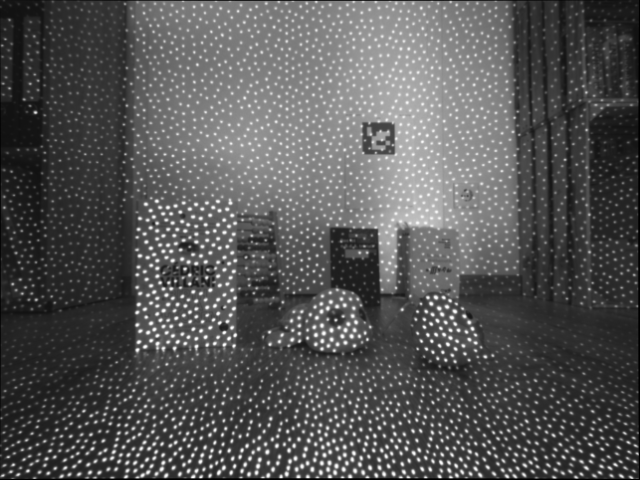
#> input picture AT3DV_2021ss_assignment_2/02_compare_projector/ir1/undist/0000000039.png, 640 x 480 px
$ python task3.py   (older library calls are emulated)
#> lines starting #> are read from the running program, lines starting #| are printed output that depends on the picture
import cv2
import numpy as np
from matplotlib import pyplot as plt

K_ir1 = np.array([[388.425466037048, 0.0, 321.356734811229],
                [0.0, 387.559412128232, 244.543659354387],
                [0.0, 0.0, 1.000000]])
d_ir1 = np.array([0.00143845958426059,-0.00410315309358759,0.0,0.0,0.0])

K_ir2 = np.array([[390.034619271096, 0.0, 321.390633361907],
                [0.0, 389.119919973996, 244.648608218415],
                [0.0, 0.0, 1.000000]])
d_ir2 = np.array([0.00241762888488943,-0.00118610336539317,0.0,0.0,0.0])


F = np.array([[-6.87111220925229e-11, -7.77039351599509e-07, 0.000153509631502188],
                [4.48903589546165e-07, -8.11678056642449e-08, -0.128989836785960],
                [-7.72939005753161e-05, 0.128617945871685, 0.0713708982802110]])

R = np.array([[0.999999506646425, -3.18339774658664e-05, 0.000992820983631579],
                [3.15905844318835e-05, 0.999999969447414, 0.000245167709718939],
                [-0.000992828757961677, -0.000245136224969466, 0.999999477099508]])
T = np.array([-49.9430087222935, 0.0126441058712290, -0.0678600809461142])


imgs = ['0000000039.png', '0000000040.png']
for img in imgs:
    img_ir1 = cv2.imread('ir1/undist/' + img)
#> img_ir1 is the input picture: shape (480, 640, 3); min 0, max 255, mean 85.2
    img_ir2 = cv2.imread('ir2/undist/' + img)

    output = cv2.stereoRectify(K_ir1, d_ir1, K_ir2, d_ir2, (640, 480), R, T)

    R1 = output[0]
    R2 = output[1]
    P1 = output[2]
    P2 = output[3]

    map11, map12 = cv2.initUndistortRectifyMap(K_ir1, d_ir1, R1, P1, (640, 480), cv2.CV_8UC1)
    map21, map22 = cv2.initUndistortRectifyMap(K_ir2, d_ir2, R2, P2, (640, 480), cv2.CV_8UC1)

    img_ir1_rectified = cv2.remap(img_ir1, map11, map12, cv2.INTER_LINEAR, cv2.BORDER_CONSTANT)
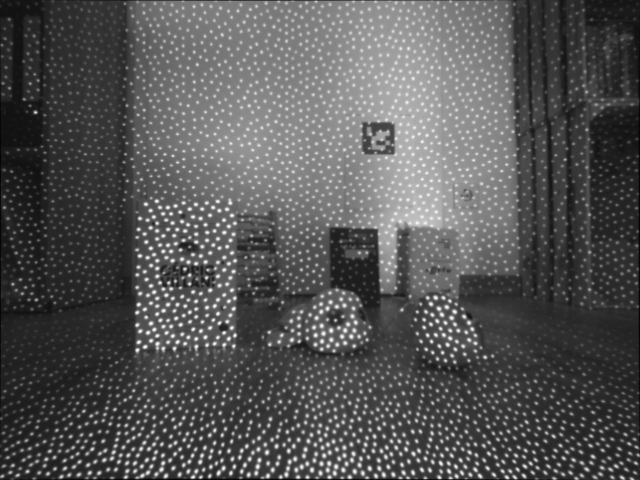
#> img_ir1_rectified: shape (480, 640, 3); min 5, max 251, mean 85.5
    img_ir2_rectified = cv2.remap(img_ir2, map21, map22, cv2.INTER_LINEAR, cv2.BORDER_CONSTANT)
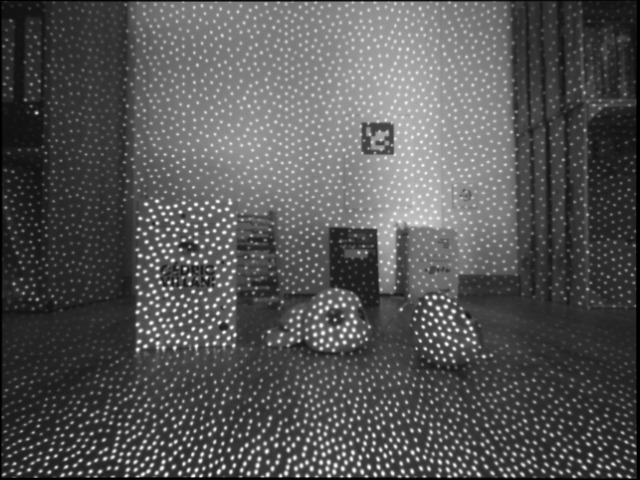
#> img_ir2_rectified: shape (480, 640, 3); min 0, max 253, mean 84.5

    ir1_rectified_gray = cv2.cvtColor(img_ir1_rectified, cv2.COLOR_BGR2GRAY)
    ir2_rectified_gray = cv2.cvtColor(img_ir2_rectified, cv2.COLOR_BGR2GRAY)

    stereo = cv2.StereoBM_create(numDisparities=64, blockSize=21)
    disparity_BM = stereo.compute(ir1_rectified_gray, ir2_rectified_gray)
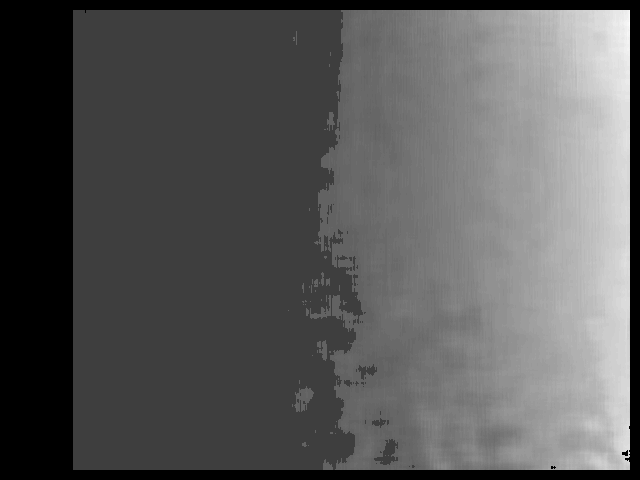
#> disparity_BM: shape (480, 640) int16; min -16, max 49, mean 6.5; drawn with min black and max white

    plt.imshow(disparity_BM, "hot")
    plt.colorbar()
    plt.show()
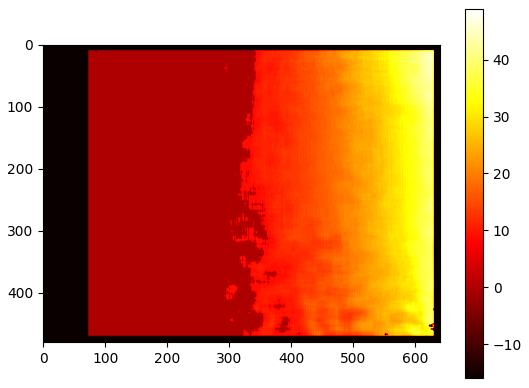
#> figure drawn by matplotlib, 2 panels
#> pass 2 of the loop `for img in imgs:`:
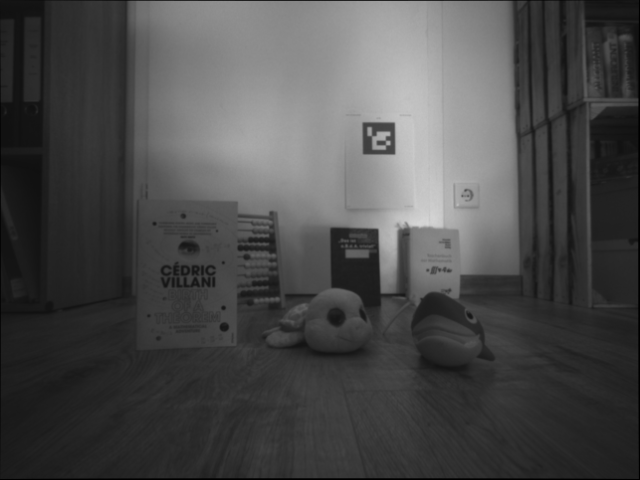
#> input picture AT3DV_2021ss_assignment_2/02_compare_projector/ir1/undist/0000000040.png, 640 x 480 px
#> img_ir1 is the input picture: shape (480, 640, 3); min 0, max 215, mean 74.3
#> `disparity_BM = stereo.compute(ir1_rectified_gray, ir2_rectified_gray)`:
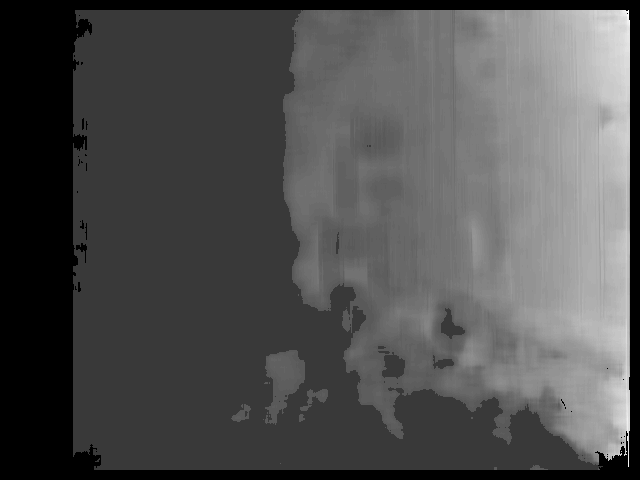
#> disparity_BM: shape (480, 640) int16; min -16, max 55, mean 6.2; drawn with min black and max white
#> `plt.show()`:
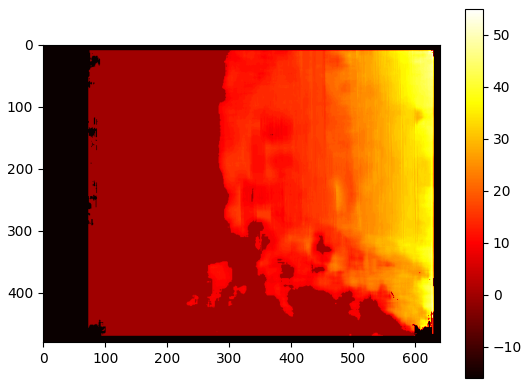
#> figure drawn by matplotlib, 2 panels

# 2.3.3 my observation in results of two images
# The difference is so clear for same color wide areas.
# The additional IR projection make the result more smooth more and complete, on the other hand
# in the case of without IR projection, we can see that the wide areas with same color could not
# be obtained well by our algorithm.
